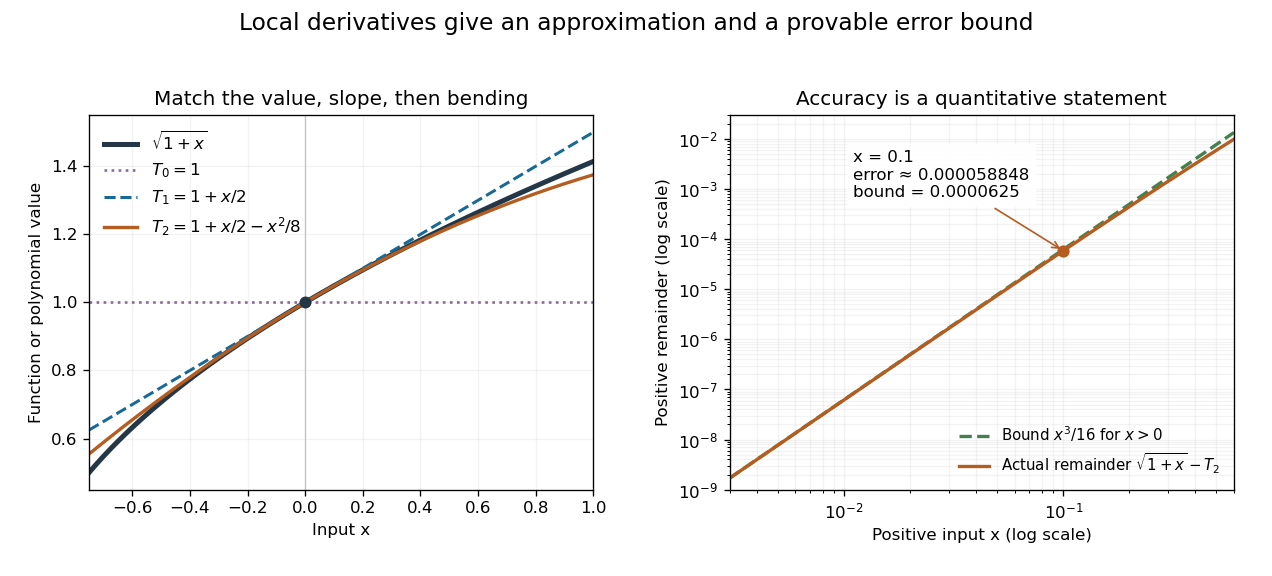

Write the Python code that produced this figure.
"""Square-root Taylor polynomials and their positive-input remainder bound."""

from pathlib import Path

import matplotlib
matplotlib.use("Agg")
import matplotlib.pyplot as plt
import numpy as np


def main():
    x = np.linspace(-.75, 1, 801)
    f = lambda t: np.sqrt(1+t)
    t2 = lambda t: 1+t/2-t*t/8
    positive = np.geomspace(.003, .6, 450)
    # This rationalized expression avoids subtracting nearly equal numbers.
    remainder = lambda t: (t**3/8-t**4/64)/(np.sqrt(1+t)+t2(t))
    errors = remainder(positive)
    bound = positive**3/16
    assert np.all(errors > 0)
    assert np.all(errors <= bound)
    assert np.allclose(errors, f(positive)-t2(positive), rtol=2e-7, atol=2e-16)
    assert t2(.1) == 1.04875
    assert 0 < remainder(.1) <= 1/16000
    blue, orange, green = "#176997", "#b55d20", "#43804d"
    fig, axes = plt.subplots(1, 2, figsize=(10.6, 4.8), dpi=120)
    ax = axes[0]
    ax.plot(x, f(x), color="#243746", lw=3, label=r"$\sqrt{1+x}$")
    ax.plot(x, np.ones_like(x), color="#8b6a9e", lw=1.6, ls=":", label=r"$T_0=1$")
    ax.plot(x, 1+x/2, color=blue, lw=1.8, ls="--", label=r"$T_1=1+x/2$")
    ax.plot(x, t2(x), color=orange, lw=2, label=r"$T_2=1+x/2-x^2/8$")
    ax.scatter([0], [1], color="#243746", s=38, zorder=4)
    ax.axvline(0, color="#bcc5cc", lw=.8)
    ax.set(xlabel="Input x", ylabel="Function or polynomial value", xlim=(-.75, 1),
           ylim=(.45, 1.55))
    ax.set_title("Match the value, slope, then bending", fontsize=12)
    ax.legend(loc="upper left", fontsize=10, frameon=False)
    ax.grid(alpha=.15)
    ax = axes[1]
    ax.loglog(positive, bound, color=green, ls="--", lw=2,
              label=r"Bound $x^3/16$ for $x>0$")
    ax.loglog(positive, errors, color=orange, lw=2,
              label=r"Actual remainder $\sqrt{1+x}-T_2$")
    ax.scatter([.1], [remainder(.1)], color=orange, s=40, zorder=4)
    ax.annotate("x = 0.1\nerror ≈ 0.000058848\nbound = 0.0000625",
                xy=(.1, remainder(.1)), xytext=(.011, .006), fontsize=10, va="top",
                arrowprops={"arrowstyle": "->", "color": orange},
                bbox={"facecolor": "white", "edgecolor": "none", "alpha": .95})
    ax.set(xlabel="Positive input x (log scale)", ylabel="Positive remainder (log scale)",
           xlim=(.003, .6), ylim=(1e-9, .03))
    ax.set_title("Accuracy is a quantitative statement", fontsize=12)
    ax.legend(loc="lower right", fontsize=9, frameon=False)
    ax.grid(alpha=.15, which="both")
    fig.suptitle("Local derivatives give an approximation and a provable error bound", fontsize=14)
    fig.subplots_adjust(left=.07, right=.97, bottom=.15, top=.80, wspace=.27)
    fig.savefig(Path.cwd() / Path(__file__).with_suffix(".png").name, facecolor="white")
    plt.close(fig)


if __name__ == "__main__":
    main()
